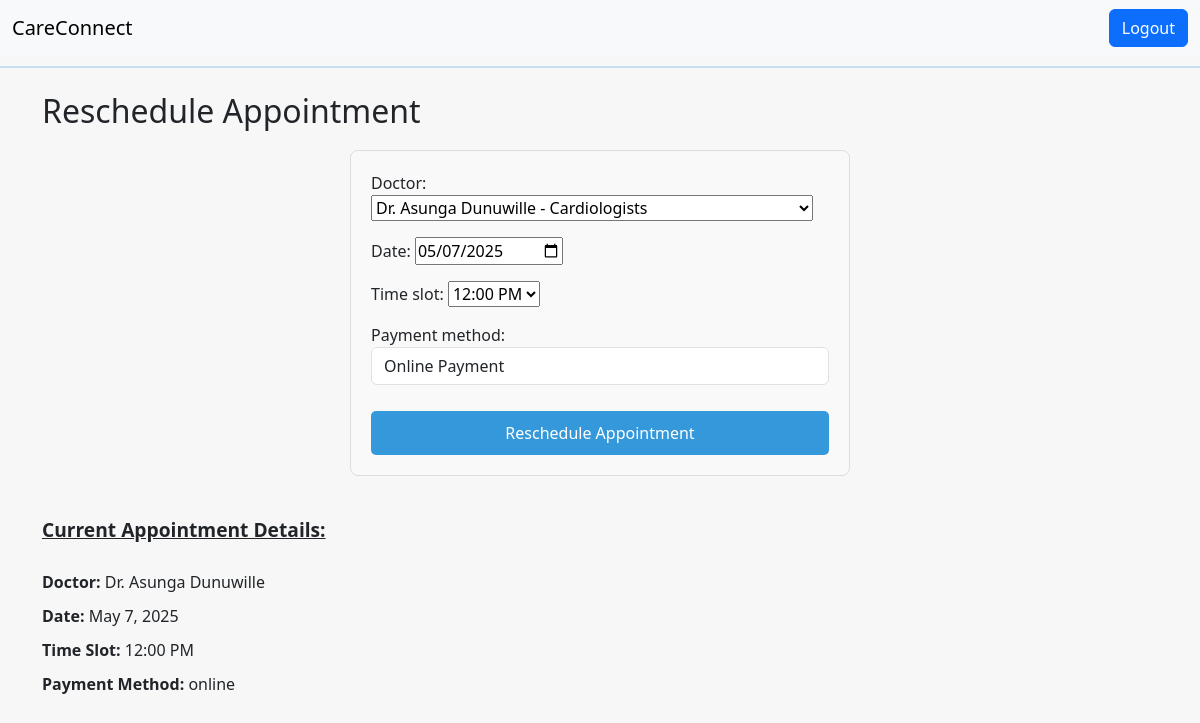
/appointment/reschedule/18/ (signed in), run on the app's committed database.
### core/models.py (models this page shows, shortened)
class Appointment(models.Model):
    PAYMENT_METHOD_CHOICES = [
        ('online', 'Online Payment'),
        ('cash', 'Cash at Visit'),
    ]
    STATUS_CHOICES = [
        ('upcoming', 'Upcoming'),
        ('completed', 'Completed'),
        ('canceled', 'Canceled'),
    ]
    user = models.ForeignKey(User, on_delete=models.CASCADE)
    doctor = models.ForeignKey(Doctor, on_delete=models.CASCADE)
    date = models.DateField()
    time_slot = models.CharField(max_length=50)
    status = models.CharField(max_length=20, choices=STATUS_CHOICES, default='upcoming')
    payment_method = models.CharField(
        max_length=10,
        choices=PAYMENT_METHOD_CHOICES,
        default='online'
    )
    is_paid = models.BooleanField(default=False)
    class Meta:
        unique_together = ('doctor', 'date', 'time_slot')  # Prevent double bookings

class Doctor(models.Model):
    name = models.CharField(max_length=100)
    specialty = models.CharField(max_length=100)
    qualification = models.TextField(blank=True, null=True)
    availability = models.BooleanField(default=True)
    image = models.ImageField(upload_to='doctor_images/', null=True, blank=True)
    rating = models.FloatField(default=0.0)
    consultation_fee = models.DecimalField(max_digits=10, decimal_places=2, default=0.00)
    def __str__(self):
        return f"{self.name} - {self.specialty}"

### core/views.py (the view)
# urls.py: path('appointment/reschedule/<int:appointment_id>/', views.reschedule_appointment, name='reschedule_appointment'),
@login_required
def reschedule_appointment(request, appointment_id):
    appointment = get_object_or_404(Appointment, id=appointment_id)
    if request.method == 'POST':
        form = RescheduleAppointmentForm(request.POST, instance=appointment)
        if form.is_valid():
            form.save()
            return redirect('dashboard')
    else:
        form = RescheduleAppointmentForm(instance=appointment)
    return render(request, 'reschedule_appointment.html', {'form': form, 'appointment': appointment})

### core/forms.py
class RescheduleAppointmentForm(forms.ModelForm):
    TIME_CHOICES = [
        ("09:00 AM", "09:00 AM"),
        ("10:00 AM", "10:00 AM"),
        ("11:00 AM", "11:00 AM"),
        ("12:00 PM", "12:00 PM"),
        ("01:00 PM", "01:00 PM"),
        ("02:00 PM", "02:00 PM"),
        ("03:00 PM", "03:00 PM"),
        ("04:00 PM", "04:00 PM"),
    ]
    time_slot = forms.ChoiceField(choices=TIME_CHOICES)
    doctor = forms.ModelChoiceField(queryset=Doctor.objects.all())
    payment_method = forms.ChoiceField(
        choices=Appointment.PAYMENT_METHOD_CHOICES,
        widget=forms.Select
    )
    date = forms.DateField(widget=forms.DateInput(attrs={'type': 'date'}))
    class Meta:
        model = Appointment
        fields = ['doctor', 'date', 'time_slot', 'payment_method']
    def __init__(self, *args, **kwargs):
        super(RescheduleAppointmentForm, self).__init__(*args, **kwargs)
        self.fields['date'].widget.attrs.update({'placeholder': 'YYYY-MM-DD'})
        self.fields['time_slot'].widget.attrs.update({'placeholder': 'e.g. 10:00 AM'})
        self.fields['payment_method'].widget.attrs.update({'class': 'form-control'})

### templates/reschedule_appointment.html (shortened to what this page needs)
{% extends 'base.html' %}
{% block content %}
<h2>Reschedule Appointment</h2>
<div class="form-container" style="margin-bottom: 40px;">
  <form method="POST">
      {{ form.as_p }}
      <button type="submit">Reschedule Appointment</button>
  </form>
</div>
<p style="font-weight: bold; font-size: 1.2rem; text-decoration: underline;">
  Current Appointment Details:
</p>
<div class="appointment-details">
    <ul>
        <li><strong>Doctor:</strong> {{ appointment.doctor.name }}</li>
        <li><strong>Date:</strong> {{ appointment.date }}</li>
        <li><strong>Time Slot:</strong> {{ appointment.time_slot }}</li>
        <li><strong>Payment Method:</strong> {{ appointment.payment_method }}</li>
    </ul>
</div>
{% endblock %}

### core/static/style.css (style rules this page uses)
body { margin: 0; background-color: rgb(247, 247, 247); }

### templates/reschedule_appointment.html (style rules this page uses)
.form-container { margin: 20px 0; padding: 20px; border: 1px solid #ddd; border-radius: 8px; background-color: #f9f9f9; max-width: 500px; margin-left: auto; margin-right: auto; }
.form-container form { display: flex; flex-direction: column; }
.form-container form button { background-color: #3498db; color: white; padding: 10px; border: none; border-radius: 5px; font-size: 16px; cursor: pointer; margin-top: 10px; }
.appointment-details ul { list-style-type: none; padding: 0; margin: 20px 0; font-size: 16px; }
.appointment-details li { padding: 5px 0; }
.appointment-details li strong { font-weight: bold; }

### data on the page
Appointment: doctor "Dr. Asunga Dunuwille - Cardiologists", date "05/07/2025", time_slot "12:00 PM", payment_method "Online Payment", doctor.name "Dr. Asunga Dunuwille", date "May 7, 2025", payment_method "online"
